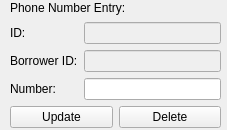
<?xml version="1.0" encoding="UTF-8"?>
<ui version="4.0">
 <class>PhoneNumberEntry</class>
 <widget class="QWidget" name="PhoneNumberEntry">
  <property name="geometry">
   <rect>
    <x>0</x>
    <y>0</y>
    <width>227</width>
    <height>130</height>
   </rect>
  </property>
  <property name="minimumSize">
   <size>
    <width>0</width>
    <height>130</height>
   </size>
  </property>
  <property name="windowTitle">
   <string>Form</string>
  </property>
  <widget class="QWidget" name="">
   <property name="geometry">
    <rect>
     <x>10</x>
     <y>0</y>
     <width>211</width>
     <height>128</height>
    </rect>
   </property>
   <layout class="QGridLayout" name="gridLayout_3">
    <item row="0" column="0">
     <widget class="QLabel" name="label">
      <property name="text">
       <string>Phone Number Entry:</string>
      </property>
     </widget>
    </item>
    <item row="1" column="0">
     <layout class="QGridLayout" name="gridLayout_2">
      <item row="0" column="0" colspan="2">
       <layout class="QGridLayout" name="gridLayout">
        <item row="0" column="0">
         <layout class="QVBoxLayout" name="verticalLayout_2">
          <item>
           <widget class="QLabel" name="idLabel">
            <property name="text">
             <string>ID:</string>
            </property>
           </widget>
          </item>
          <item>
           <widget class="QLabel" name="borrowerIDLabel">
            <property name="text">
             <string>Borrower ID:</string>
            </property>
           </widget>
          </item>
          <item>
           <widget class="QLabel" name="numberLabel">
            <property name="text">
             <string>Number: </string>
            </property>
           </widget>
          </item>
         </layout>
        </item>
        <item row="0" column="1">
         <layout class="QVBoxLayout" name="verticalLayout">
          <item>
           <widget class="QLineEdit" name="idLineEdit">
            <property name="enabled">
             <bool>false</bool>
            </property>
            <property name="readOnly">
             <bool>true</bool>
            </property>
           </widget>
          </item>
          <item>
           <widget class="QLineEdit" name="borrowerIDLineEdit">
            <property name="enabled">
             <bool>false</bool>
            </property>
            <property name="readOnly">
             <bool>true</bool>
            </property>
           </widget>
          </item>
          <item>
           <widget class="QLineEdit" name="numberLineEdit"/>
          </item>
         </layout>
        </item>
       </layout>
      </item>
      <item row="1" column="0">
       <widget class="QPushButton" name="updateButton">
        <property name="text">
         <string>Update</string>
        </property>
       </widget>
      </item>
      <item row="1" column="1">
       <widget class="QPushButton" name="deleteButton">
        <property name="text">
         <string>Delete</string>
        </property>
       </widget>
      </item>
     </layout>
    </item>
   </layout>
  </widget>
 </widget>
 <resources/>
 <connections/>
</ui>
